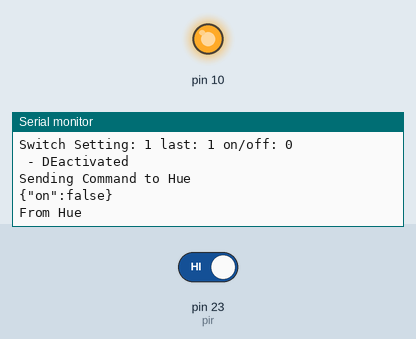
Simulated run of this sketch. Board: Arduino Mega 2560, built with avr-gcc and run on an emulated ATmega2560. Parts: output pins drawn as LEDs (lit = HIGH), the last lines printed to the serial monitor. The test bench sets the inputs (shaded band); at power-on: pin 23 (pir) HIGH. WiFi joins after 1.5 s; servers stay silent unless stated; uploads are accepted with an empty reply; random numbers use the default seed unless the sketch sets one.

Above: at 5.2 s.
5.3 s: pin 23 (pir) driven LOW
At 7.1 s:
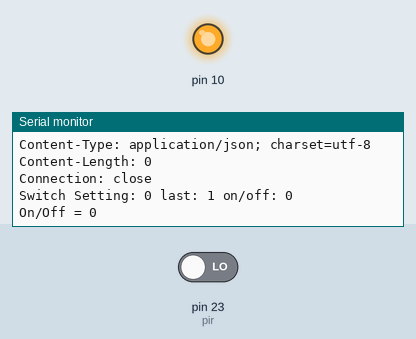
7.2 s: pin 23 (pir) driven HIGH
At 11.0 s:
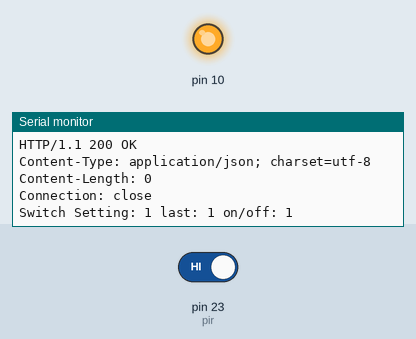

Measured:
- after the input at 5.3 s, the serial monitor: prints a new line after 1.5 s (image 1)
- after the input at 7.2 s, the serial monitor: prints a new line after 0.62 s (image 2)

The sketch:

L11_01_HueController.ino
```cpp
/*
 *  Project: Hue Light Test
 *  Description: Test Hue Lights at IOT Classroom
 *  Authors:  Frank Gonzales and Brian Rashap
 *  Date:     20-Jan-2020
 */
#include <SPI.h>
#include <Ethernet.h>
#include <mac.h>

//  Hue constants

const char hueHubIP[] = "172.16.0.2";       // Hue hub IP
const char hueUsername[] = "MQlZziRO0Wai5MsMHll8xAUAQqw85Qrr8tM37F3T";
const int hueHubPort = 80;   // HTTP: 80, HTTPS: 443, HTTP-PROXY: 8080

// PIR
int pir = 23;
boolean activated = true;
int bulb = 5;

//  Hue variables
boolean hueOn;  // on/off
int hueBri;  // brightness value
long hueHue;  // hue value
String hueCmd;  // Hue command

unsigned long buffer=0;  //buffer for received data storage
unsigned long addr;

unsigned long lastmillis;
unsigned int elapse;

bool onoff = false;
bool last = HIGH;
bool buttonstate;

//  Ethernet

//byte mac[] = {0x90,0xA2,0xDA,0x00,0x55,0x8D};  // Light Controller MAC address
// byte mac[] = {0x91,0xA3,0xDD,0x00,0x58,0x7D};  // Light Mini MAC address
IPAddress ip(172,16,0,28);  // Arduino IP
EthernetClient HueClient;

void setup()
{
   pinMode(10, OUTPUT);
  digitalWrite(10, HIGH);


  Serial.begin(9600);
  Ethernet.begin(mac,ip);
  delay(2000);
  Serial.print("LinkStatus: ");
  Serial.println(Ethernet.linkStatus());

  //pinMode(pir,INPUT_PULLUP);
  pinMode(pir,INPUT);
  delay(2000);
  Serial.println("Ready.");
}

void loop()
{
    /*Serial.print("Switch Setting: ");
    Serial.print(digitalRead(pir));
    Serial.print(" - Bulb#: ");
    Serial.println(bulb); */
    //Serial.println("Bulb state: ");
    //Serial.println(getHue(bulb));

    buttonstate = digitalRead(pir);

    Serial.print("Switch Setting: ");
    Serial.print(buttonstate);
    Serial.print(" last: ");
    Serial.print(last);
    Serial.print(" on/off: ");
    Serial.println(onoff);

    if(buttonstate !=last)
    {
      if (buttonstate == HIGH) {
        onoff = !onoff;
      }
      last = buttonstate;
      Serial.print("On/Off = "); Serial.println(onoff);
    }

    if(onoff==true && activated == false) {
      Serial.println(" - activated");
      delay(500);
      activated = true;
      lastmillis = millis();
      int RNDhue = random(1,65000);
      String command = "{\"on\":true,\"sat\":255,\"bri\":255,\"hue\":";
      command = command + String(RNDhue) + "}";
      setHue(bulb,command);
    }

    elapse = millis()-lastmillis;
    if(onoff==true && elapse > 30000) {
      Serial.println(" - activated");
      delay(500);
      activated = true;
      lastmillis = millis();
      int RNDhue = random(1,65000);
      String command = "{\"on\":true,\"sat\":255,\"bri\":255,\"hue\":";
      command = command + String(RNDhue) + "}";
      setHue(bulb,command);
    }

  if(onoff==false && activated == true) {
      Serial.println(" - DEactivated");
      delay(500);
      activated = false;
      String command = "{\"on\":false}";
      setHue(bulb,command);
  }
  delay(1000);
}

/* setHue() is our main command function, which needs to be passed a light number and a
 * properly formatted command string in JSON format (basically a Javascript style array of variables
 * and values. It then makes a simple HTTP PUT request to the Bridge at the IP specified at the start.
 */
boolean setHue(int lightNum,String command)
{
  if (HueClient.connect(hueHubIP, hueHubPort))
  {
    //while (HueClient.connected())
    //{
      Serial.println("Sending Command to Hue");
      Serial.println(command);
      HueClient.print("PUT /api/");
      HueClient.print(hueUsername);
      HueClient.print("/lights/");
      HueClient.print(lightNum);  // hueLight zero based, add 1
      //  HueClient.println("/state");
      HueClient.println("/state HTTP/1.1");
      HueClient.println("keep-alive");
      HueClient.print("Host: ");
      HueClient.println(hueHubIP);
      HueClient.print("Content-Length: ");
      HueClient.println(command.length());
      HueClient.println("Content-Type: text/plain;charset=UTF-8");
      HueClient.println();  // blank line before body
      HueClient.println(command);  // Hue command
      Serial.println("From Hue");
      Serial.println(HueClient.readString()); // To close connection
    HueClient.stop();
    return true;  // command executed
  }
  else
    return false;  // command failed
}

/* A helper function in case your logic depends on the current state of the light.
 * This sets a number of global variables which you can check to find out if a light is currently on or not
 * and the hue etc. Not needed just to send out commands
 */
boolean getHue(int lightNum)
{
  if (HueClient.connect(hueHubIP, hueHubPort))
  {
    HueClient.print("GET /api/");
    HueClient.print(hueUsername);
    HueClient.print("/lights/");
    HueClient.print(lightNum);
    HueClient.println(" HTTP/1.1");
    HueClient.print("Host: ");
    HueClient.println(hueHubIP);
    HueClient.println("Content-type: application/json");
    HueClient.println("keep-alive");
    HueClient.println();
    while (HueClient.connected())
    {
      if (HueClient.available())
      {
        Serial.println();
        Serial.println(HueClient.readString());
        Serial.println();
        HueClient.findUntil("\"on\":", "\0");
        hueOn = (HueClient.readStringUntil(',') == "true");  // if light is on, set variable to true
        Serial.print("Hue Status: ");
        Serial.println(hueOn);

        HueClient.findUntil("\"bri\":", "\0");
        hueBri = HueClient.readStringUntil(',').toInt();  // set variable to brightness value
        //Serial.println(hueBri);

        HueClient.findUntil("\"hue\":", "\0");
        hueHue = HueClient.readStringUntil(',').toInt();  // set variable to hue value
        //Serial.println(hueHue);

        break;  // not capturing other light attributes yet
      }
    }
    HueClient.stop();
    return true;  // captured on,bri,hue
  }
  else
    return false;  // error reading on,bri,hue
}
```
